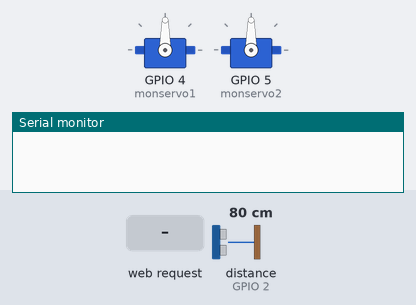
A sketch run on a simulated ESP8266 (Wemos D1 mini). Parts: 2 × servo, the last lines printed to the serial monitor. Wiring (inferred from the names in the program): ultrasonic range finder: trigger GPIO 0; echo GPIO 2. Inputs (shaded band) come from the test bench; at power-on: distance to the obstacle (sensor on GPIO 2) 80 cm. The echo pulse lasts 58.3 µs per cm.

Above: at 1.2 s.
1.3 s: HTTP request GET /avance received
At 2.4 s:
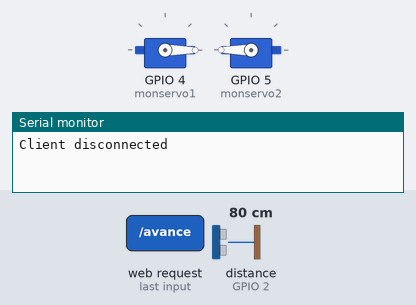
2.8 s: HTTP request GET /recule received
At 3.6 s:
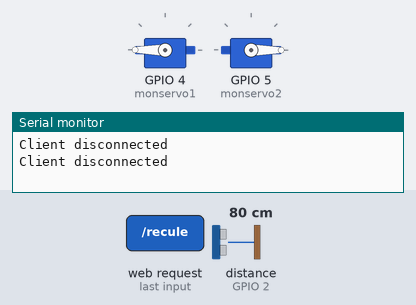
4.3 s: HTTP request GET /gauche received
At 4.7 s:
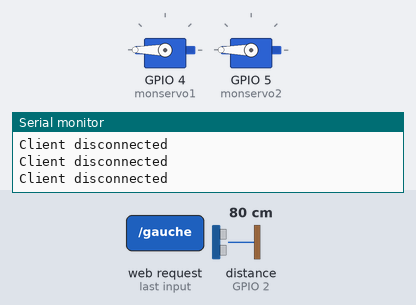
5.8 s: HTTP request GET /droite received
At 7.0 s:
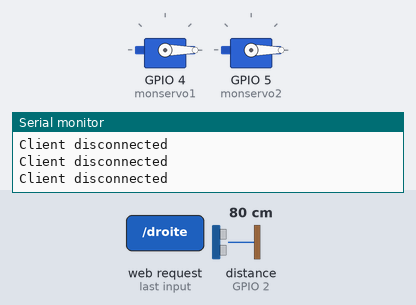
7.3 s: HTTP request GET /stop received
At 8.2 s:
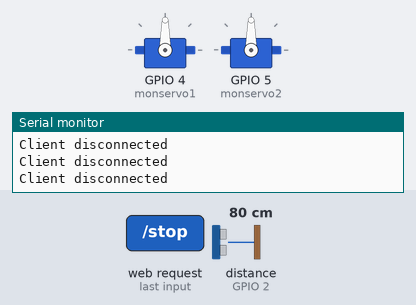
8.8 s: HTTP request GET /auto received
At 9.7 s:
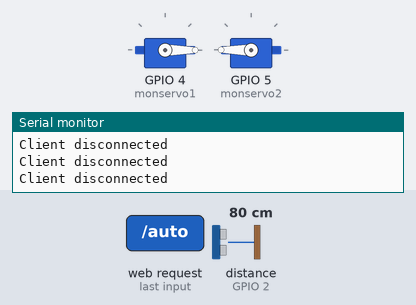
Timing chart, 0 to 11.3 s (numbered marks = the images above; inputs shaded):
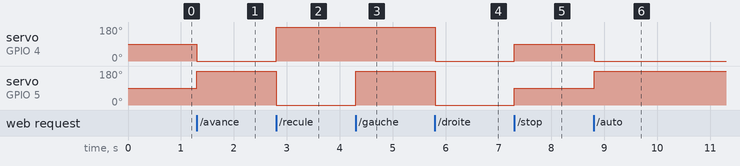

The sketch:

petitBotEsp.ino
```cpp
// (licence header left out)
#include <ESP8266WiFi.h> // on appelle la bibliotheque qui gere le WemosD1 mini
//////////////////////////
//  Definition du WiFi //
//////////////////////////
const char WiFiAPPSK[] = "1234567890"; //C'est le mot de passe du wifi "petit bot"

/////////////////////////////
// Attribution des broches //
/////////////////////////////

#include <Servo.h> //on appelle la bibliotheque qui gere les servomoteurs

Servo monservo1; //nom du servo qui gere la premiere roue

Servo monservo2; //seconde roue

WiFiServer server(80);


#define AUTO 1
#define MANUEL 0
#define DISTMUR 10
#define NOMWIFI "petitbot8"

// définition des broches utilisées
int trig = 0;
int echo = 2;
long lecture_echo;
long cm;
int modeBot = MANUEL;
int distance =0;

void setup()
{
  initHardware();
  setupWiFi();
  server.begin();
  monservo1.attach(4);  // changer pour avoir le bon connecteur du moteur 1
  monservo2.attach(5);  // changer pour avoir le bon connecteur du moteur 2

  monservo1.write(90); //pour mettre les servomoteur à l'arret, on leur donne une valeur au milieu entre 0 et 180.
  monservo2.write(90);

  pinMode(trig, OUTPUT);
  digitalWrite(trig, LOW);
  pinMode(echo, INPUT);

}

void calcDistance() {
    digitalWrite(trig, HIGH);
    delayMicroseconds(10);
    digitalWrite(trig, LOW);
    lecture_echo = pulseIn(echo, HIGH);
    distance = lecture_echo / 58.8235; // en fait 58.8235 et pas 58
}

void loop()
{

   calcDistance();

   if (modeBot == AUTO) {
      if (distance < DISTMUR) {

        // on recule
         monservo2.write(0);   //servo 2 roule vers l'arriere.
         monservo1.write(180); //servo 1 roule vers l'arriere.
         delay(500);

        // on va a gauche
         monservo1.write(180);     //vers l'avant.
         monservo2.write(180);     //vers l'arriere.
         delay(500);

      } else { // on avance
         monservo2.write(180); //vers l'avant.
         monservo1.write(0);   //vers l'avant
      }
      delay(100);
   }


  // Vérifie si il y a navigateur connecte
  WiFiClient client = server.available();
  if (!client) {
    return;
  }

  // Lit la premiere ligne de la requete
  String req = client.readStringUntil('\r');

  client.flush();

  // affecte une valeur a "val" suivant la requete
  int val = -1;

  if (req.indexOf("/stop") != -1)
    val = 0;
  else if (req.indexOf("/avance") != -1)
    val = 1;
  else if (req.indexOf("/recule") != -1)
    val = 2;
  else if (req.indexOf("/gauche") != -1)
    val = 3;
  else if (req.indexOf("/droite") != -1)
    val = 4;
  else if (req.indexOf("/auto") != -1)
    val = 5;
  else if (req.indexOf("/manuel") != -1)
    val = 6;


  // Prepare la page web de réponse. on commence par le "header" commun; (le code HTML sera ecrit dans la chaine de carcatere s).
  String s = "HTTP/1.1 200 OK\r\n";
  s += "Content-Type: text/html\r\n\r\n";
  s += "<!DOCTYPE HTML>\r\n";
  s += "<html>\r\n";

  s += "<center>";
  s += "<h1 style=\"font-size:300%;\"\> Le petit bot ";

  // on va finaliser la chaine de caracteres et envoyer les instructions
  if (val == 2 ) //Recule
  {
    s += " recule ";      //comme les servomoteurs sont colles un dans un sens et le second dans l'autre sens, il faut leur donner a chacun des instructions inverses.
    monservo2.write(0);   //servo 2 roule vers l'arriere.
    monservo1.write(180); //servo 1 roule vers l'arriere.
    modeBot = MANUEL;
  }
  if (val == 1)//Avance
  {
    s += " avance ";
    monservo2.write(180); //vers l'avant.
    monservo1.write(0);   //vers l'avant.
    modeBot = MANUEL;
  }
  if (val == 0)//stop
  {
    s += " est a l'arret ";
    monservo1.write(90);  //stop
    monservo2.write(90);  //stop
    modeBot = MANUEL;
  }
  if (val == 3)//tourne a gauche
  {
    s += " tourne a gauche "; //Pour faire tourner, il suffit qu'une roue tourne dans un sens et la seconde dans le sens inverse
    monservo1.write(180);     //vers l'avant.
    monservo2.write(180);     //vers l'arriere.
    modeBot = MANUEL;
  }
  if (val == 4)//tourne a droite
  {
    s += " tourne a droite ";
    monservo1.write(0);  //vers l'arriere.
    monservo2.write(0);  //vers l'avant.
    modeBot = MANUEL;
  }
  if (val == 5)
  {
    modeBot = AUTO;
  }
  if (val == 6)
  {
    modeBot = MANUEL;
    monservo1.write(90);  //stop
    monservo2.write(90);  //stop
  }

  s += "</h1>";
  s += "<br>"; //aller a la ligne
  s += "<br>"; //aller a la ligne
  s += "<a href=\"/stop\"\"><button style=\"font-size:200%; width: 18%\"\>Stop </button></a>\r\n";// creer un boutton "Stop"
  s += "<a href=\"/avance\"\"><button style=\"font-size:200%; width: 18%\"\>Avance </button></a>\r\n";
  s += "<a href=\"/recule\"\"><button style=\"font-size:200%; width: 18%\"\>Recule </button></a>\r\n";
  s += "<a href=\"/droite\"\"><button style=\"font-size:200%; width: 18%\"\>Droite </button></a>\r\n";
  s += "<a href=\"/gauche\"\"><button style=\"font-size:200%; width: 18%\"\>Gauche </button></a><br />\r\n";
  s += "</center>";

  s += "</html>\n"; //Fin de la page Web

  // Envoie de la reponse au navigateur
  client.print(s);
  delay(1);
  Serial.println("Client disconnected");
  client.flush();

}

void setupWiFi() //reglage du reseau wifi emis par le WemosD1 mini
{
  WiFi.mode(WIFI_AP);
  uint8_t mac[WL_MAC_ADDR_LENGTH];
  WiFi.softAPmacAddress(mac);
  String macID = String(mac[WL_MAC_ADDR_LENGTH - 2], HEX) +
                 String(mac[WL_MAC_ADDR_LENGTH - 1], HEX);
  macID.toUpperCase();
  String AP_NameString = NOMWIFI; //nom du reseau

  char AP_NameChar[AP_NameString.length() + 1];
  memset(AP_NameChar, 0, AP_NameString.length() + 1);

  for (int i = 0; i < AP_NameString.length(); i++)
    AP_NameChar[i] = AP_NameString.charAt(i);

  WiFi.softAP(AP_NameChar, WiFiAPPSK, 7);
}

void initHardware()
{
  Serial.begin(115200); //ouvre une connection serie pour monitorer le fonctionnement du code quand on reste branche a l'ordinateur
}
```

Measured:
- after the input at 1.3 s, servo on GPIO 4 (monservo1): 90° → 0° at once; servo on GPIO 5 (monservo2): 90° → 180° at once
- after the input at 2.8 s, servo on GPIO 4 (monservo1): 0° → 180° at once; servo on GPIO 5 (monservo2): 180° → 0° at once
- after the input at 4.3 s, servo on GPIO 5 (monservo2): 0° → 180° at once
- after the input at 5.8 s, servo on GPIO 4 (monservo1), servo on GPIO 5 (monservo2): 180° → 0° at once
- after the input at 7.3 s, servo on GPIO 4 (monservo1), servo on GPIO 5 (monservo2): 0° → 90° at once
- after the input at 8.8 s, servo on GPIO 4 (monservo1): 90° → 0° at once; servo on GPIO 5 (monservo2): 90° → 180° at once
